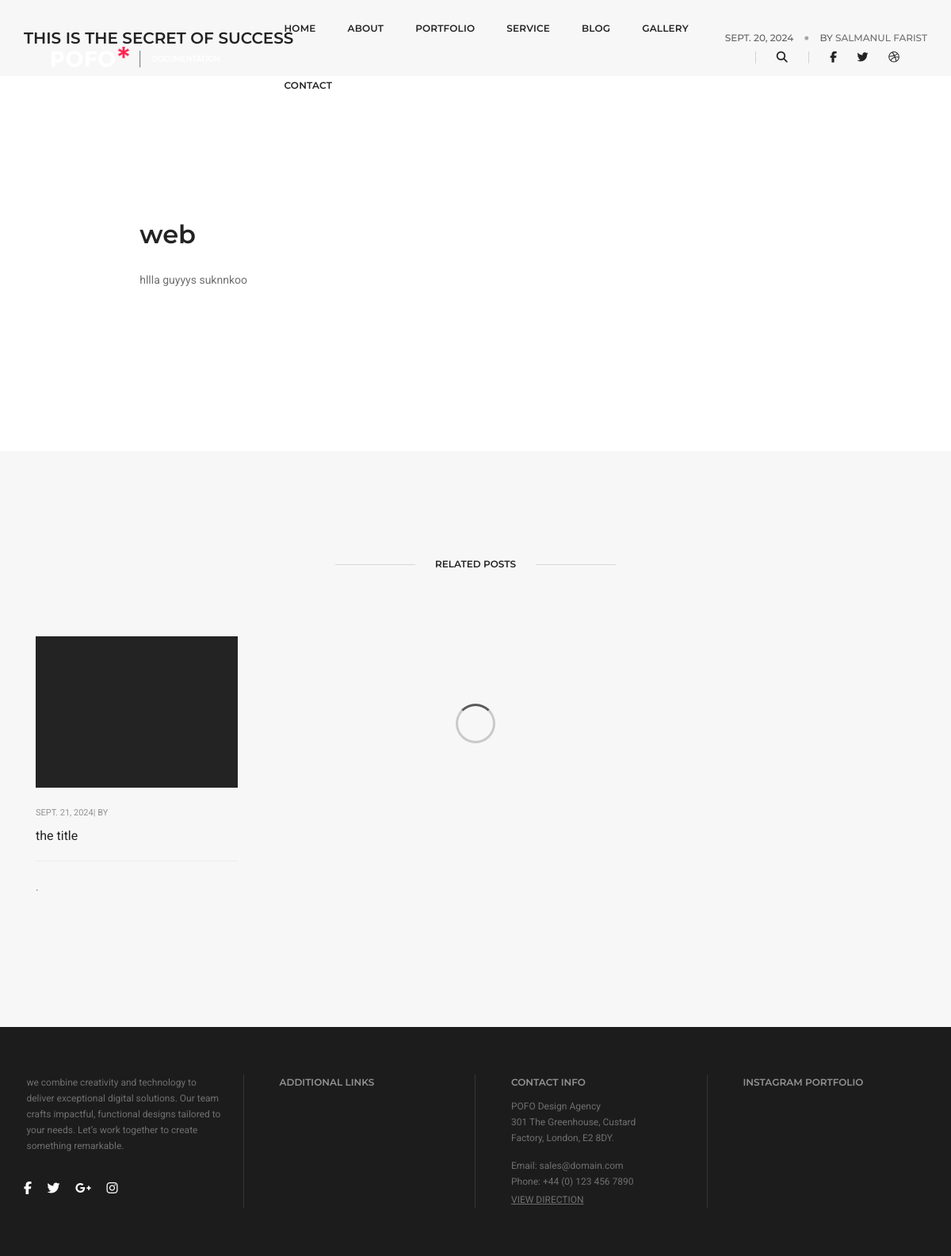
The page /blog/web/ on the database its author committed.
### web/models.py (models this page shows, shortened)
class Blog(models.Model):
    name = models.CharField(max_length=200)
    date = models.DateField()
    image = models.ImageField(upload_to='blog/')
    title = models.CharField(max_length=250)
    detail_image = models.ImageField(upload_to='blog/')
    description = HTMLField()
    slug = models.SlugField(max_length=250,blank=True,null=True)
    def get_absolute_url(self):
        return reverse("web:blog-detail", kwargs={"slug": self.slug})

### web/views.py (the view)
# urls.py: path('blog/<slug:slug>/',BlogDetailView.as_view(), name='blog-detail'),
class BlogDetailView(DetailView):
    model = Blog
    template_name = 'web/blog_detail.html'  # Assuming you have a template for blog detail
    def get_context_data(self, **kwargs):
        context = super().get_context_data(**kwargs)
        slug = self.kwargs.get('slug')
        blog = get_object_or_404(Blog, slug=slug)
        other_blogs = Blog.objects.exclude(slug=slug)
        context["blog"] = blog  # Single blog object
        context["other_blogs"] = other_blogs  # All other blogs except the current one
        return context

### templates/web/blog_detail.html (shortened to what this page needs)
<!doctype html>
{% extends 'web/partials/base2.html' %}
{% load static %}
{% block content %}
        <section class="wow animate__fadeIn bg-light-gray padding-35px-tb page-title-small top-space">
            <div class="container position-relative">
                <div class="row align-items-center">
                    <div class="col-xl-8 col-md-6 d-flex flex-column justify-content-center text-center text-md-start">
                        <h1 class="alt-font text-extra-dark-gray font-weight-600 mb-0 text-uppercase">This is the secret of success</h1>
                    </div>
                    <div class="col-xl-4 col-md-6 alt-font breadcrumb justify-content-center justify-content-md-end text-small sm-margin-10px-top">
                        <ul class="text-center text-md-start text-uppercase">
                            <li><a href="#" class="text-dark-gray">{{blog.date}}</a></li>
                            <li><span class="text-dark-gray">by <a href="blog-masonry.html">{{blog.name}}</a></span></li>
                        </ul>
                    </div>
                </div>
            </div>
        </section>
        <section class="wow animate__fadeIn">
            <div class="container">
                <div class="row justify-content-center">
                    <div class="col-lg-9 last-paragraph-no-margin">
                        <h5 class="alt-font font-weight-600 text-extra-dark-gray">{{blog.title}}</h5>
                        <p class="text-large line-height-30 text-medium-gray sm-line-height-26">{{blog.description|safe}}</p>
                    </div>
                </div>
            </div>
        </section>
        <section class="wow animate__fadeIn bg-light-gray">
            <div class="container">
                <div class="row">
                    <div class="col-lg-10 mx-auto text-center margin-65px-bottom sm-margin-40px-bottom">
                        <div class="position-relative overflow-hidden w-100">
                            <span class="text-small text-outside-line-full alt-font font-weight-600 text-uppercase text-extra-dark-gray">Related Posts</span>
                        </div>
                    </div>
                </div>
                <div class="row">
                    <div class="col-12 blog-content">
                        <ul class="blog-classic blog-wrapper grid grid-loading grid-4col xl-grid-4col lg-grid-3col md-grid-2col sm-grid-2col xs-grid-1col gutter-extra-large">
                            {% for other_blog in other_blogs %}
                            <li class="grid-item last-paragraph-no-margin wow animate__fadeInUp">
                                <div class="blog-post blog-post-style1 text-center text-sm-start">
                                    <div class="blog-post-images overflow-hidden margin-25px-bottom md-margin-20px-bottom">
                                        <a href="{{other_blog.get_absolute_url}}">
                                        </a>
                                    </div>
                                    <div class="post-details margin-20px-bottom xs-no-margin-bottom">
                                        <span class="post-author text-extra-small text-medium-gray text-uppercase d-block margin-10px-bottom sm-margin-5px-bottom">{{ other_blog.date }}| by </span>
                                        <a href="blog-post-layout-01.html" class="post-title text-medium text-extra-dark-gray w-90 d-block md-w-100">{{other_blog.title}}</a>
                                        <div class="separator-line-horrizontal-full bg-medium-light-gray margin-20px-tb md-margin-15px-tb"></div>
                                        <p class="w-90 sm-w-100">.</p>
                                    </div>
                                </div>
                            </li>
                            {% endfor %}
                        </ul>
                    </div>
                </div>
            </div>
        </section>
       {% endblock %}

### static/web/assets/css/bootsnav.css (style rules this page uses)
body { -webkit-transition: all 0.3s ease-in-out;-moz-transition: all 0.3s ease-in-out;-o-transition: all 0.3s ease-in-out;-ms-transition: all 0.3s ease-in-out;transition: all 0.3s ease-in-out; }

### rows shown on the page
Blog: date "SEPT. 20, 2024", name "SALMANUL FARIST", title "web", description "hllla guyyys suknnkoo"
Blog: date "SEPT. 21, 2024", title "the title"
